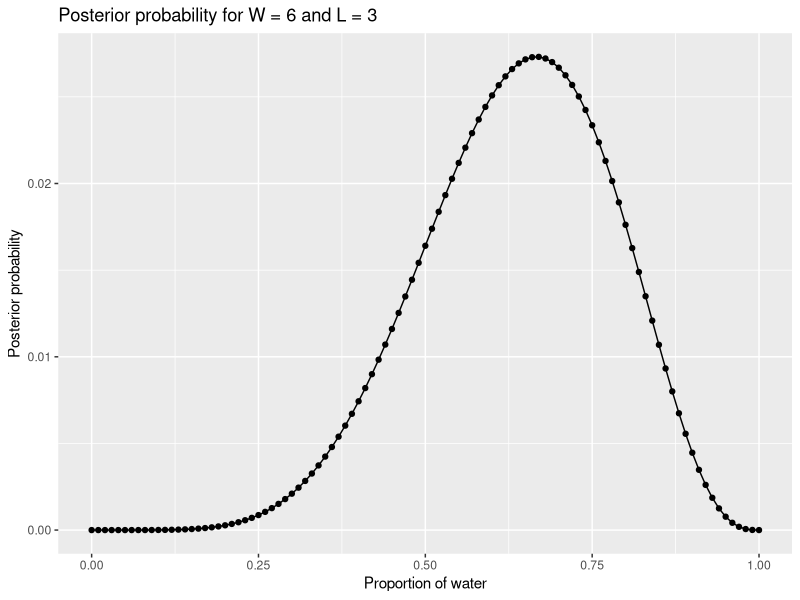
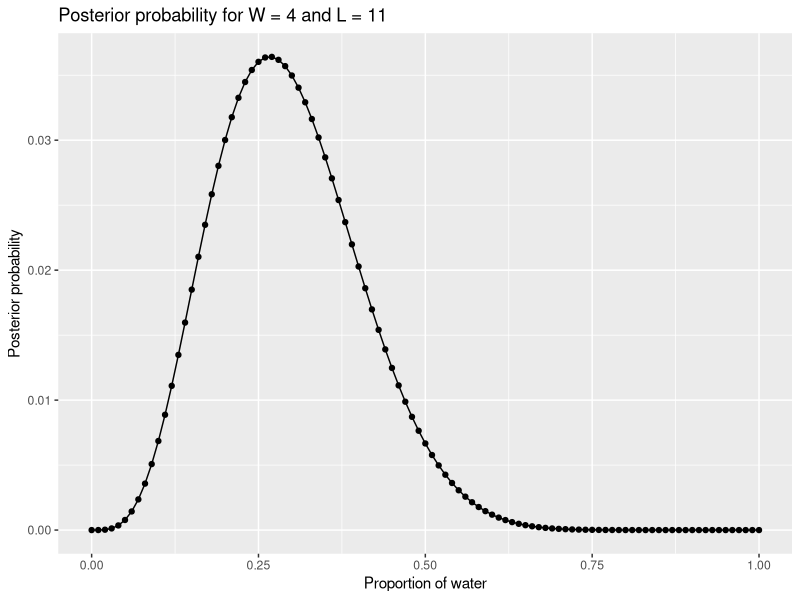
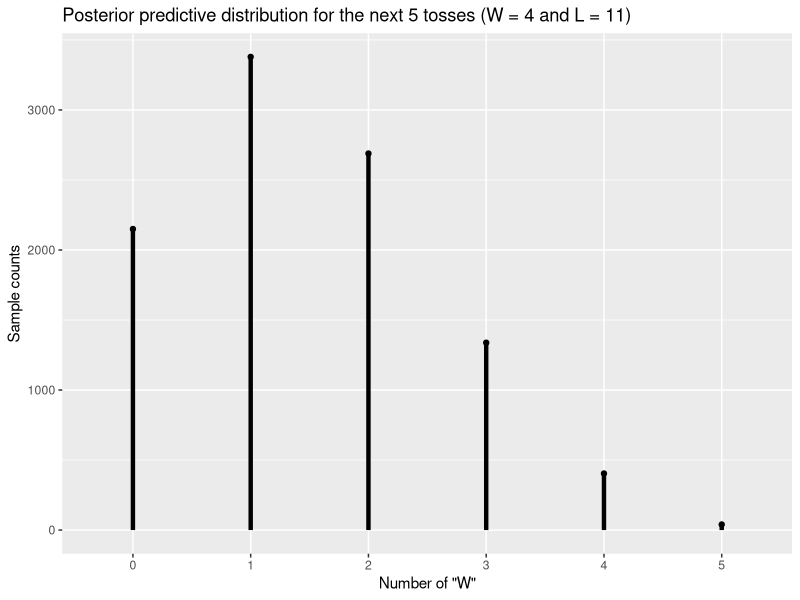
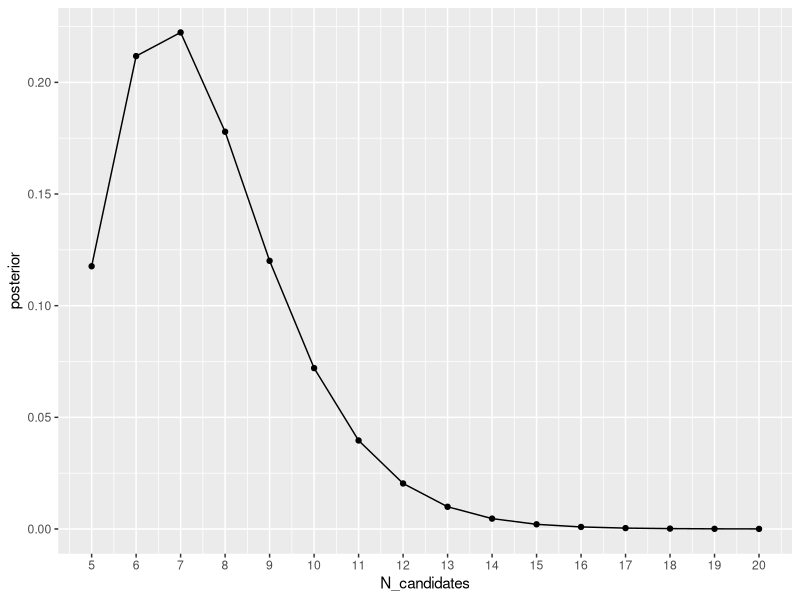

The R source for these figures, in order:
## ---- chunk 1
#| message: false
library(dplyr)
library(glue)
library(ggplot2)
options(scipen = 999)
## ---- chunk 2
compute_posterior <- function(W, L, buckets=100){
  N <- W + L
  step = 1/buckets
  p <- seq(0, 1, by = step)
  
  # P(p|W,L) = P(W,L|p)P(p) / P(W,L)
  likelihood <- sapply(p, function(x) dbinom(W, N, x) * step)
  posterior = likelihood / sum(likelihood)
  
  return(tibble(p, likelihood, posterior))
}
## ---- chunk 3
W <- 6
L <- 3
precision <- 100
df_posterior = compute_posterior(W, L, precision)

ggplot(data=df_posterior) +
  geom_line(aes(x=p, y=posterior)) +
  geom_point(aes(x=p, y=posterior)) +
  labs(x = "Proportion of water",
       y = "Posterior probability",
       title = glue("Posterior probability for W = {W} and L = {L}"))

## ---- chunk 4
W <- 4
L <- 11
precision <- 100
df_posterior = compute_posterior(W, L, precision)

df_posterior %>% 
  mutate_all(.f=round, digits=3)
## ---- chunk 5
# Plot function approximation
ggplot(data=df_posterior) +
  geom_line(aes(x=p, y=posterior)) +
  geom_point(aes(x=p, y=posterior)) +
  labs(x = "Proportion of water",
       y = "Posterior probability",
       title = glue("Posterior probability for W = {W} and L = {L}"))

## ---- chunk 6
W <- 4
L <- 11
precision <- 100
df_posterior = compute_posterior(W, L, precision)

next_sample_size = 5
nsims = 1e4

# Estimate probability
p <- df_posterior$p
posterior <- df_posterior$posterior
sampled_p = sample(p, size=nsims, replace=T, prob = posterior)

pred_tosses = sapply(
  sampled_p,
  function(q){    
    sample(
        c("W", "L"), 
        size = next_sample_size,
        replace = T, 
        prob = c(q, 1-q)
      ) %>% 
      {. == "W"} %>%
      sum()
  }
)

sample_counts <- table(pred_tosses) %>% as_tibble()

ggplot(data = sample_counts) +
  geom_point(aes(x=pred_tosses, y=n)) +
  geom_segment(aes(x=pred_tosses, xend=pred_tosses,
                   y=0, yend=n),
               linewidth=1.5
  ) +
  labs(x = "Number of \"W\"",
       y = "Sample counts",
       title = glue("Posterior predictive distribution for the next 5 tosses (W = {W} and L = {L})"))
## ---- chunk 7
#P(W>=3)
sample_counts %>% 
  mutate(prob= n / sum(n)) %>% 
  filter( as.numeric(pred_tosses) >= 3) %>% 
  summarise(prob_gte_3= sum(prob))
## ---- chunk 8
compute_posterior_N <- function(W, p, N_candidates){
  likelihood <- sapply(N_candidates,function(n) dbinom(W, n, p))
  posterior <- likelihood/sum(likelihood)
  
  return(tibble(N = N_candidates, likelihood, posterior))
}

## ---- chunk 9
W <- 5
p <- 0.7
N_candidates <- W:(W+15)
df_N_posterior <- compute_posterior_N(W, p, N_candidates)

df_N_posterior %>% 
  mutate_all(.f=round, digits=3)
## ---- chunk 10
W <- 5
p <- 0.7
N_candidates <- W:(W+15)
df_N_posterior <- compute_posterior_N(W, p, N_candidates)

ggplot(data=df_N_posterior) +
  geom_line(aes(x=N_candidates, y=posterior)) +
  geom_point(aes(x=N_candidates, y=posterior)) +
  scale_x_continuous(breaks=N_candidates)
